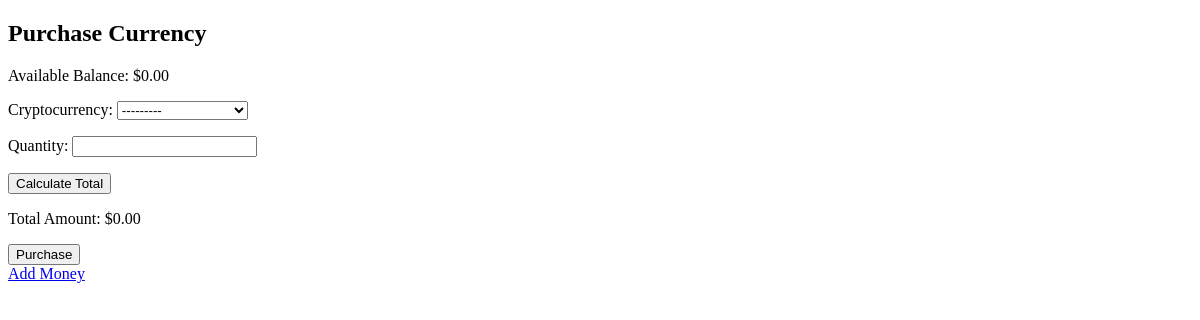
The page /purchase_currency/ (signed in) on the database as committed earlier.
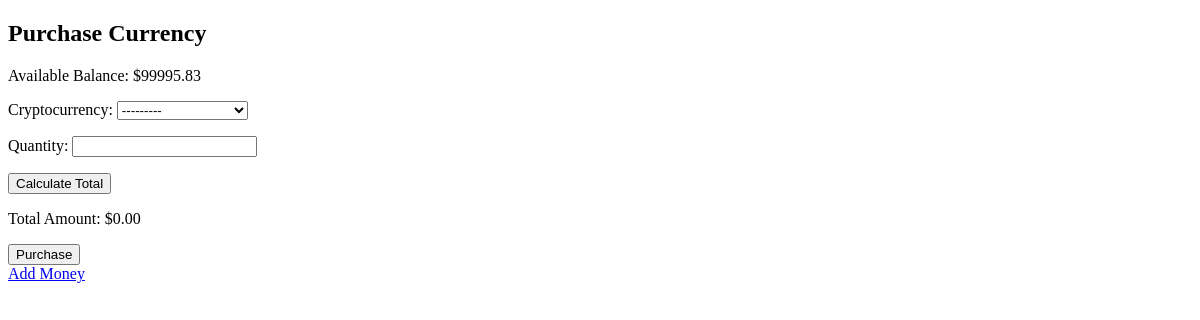
The same page on the database as committed later.
### CryptoCrackers/models.py (models this page shows, shortened)
class Wallet(models.Model):
    user = models.OneToOneField(UserDetails, on_delete=models.CASCADE)
    balance = models.DecimalField(max_digits=10, decimal_places=2, default=0)

### CryptoCrackers/views.py (the view)
# urls.py: path('purchase_currency/', views.purchase_currency, name='purchase_currency'),
def purchase_currency(request):
    user_id = request.session.get('_user_id')
    if not user_id:
        return redirect('/login/')
    user_wallet, created = Wallet.objects.get_or_create(user_id=user_id)
    if request.method == 'POST':
        form = PurchaseForm(user_id, request.POST)
        if form.is_valid():
            cryptocurrency = form.cleaned_data['cryptocurrency']
            quantity = form.cleaned_data['quantity']
            total_amount = cryptocurrency.current_price_cad * quantity
            print("total amt; ",total_amount)
            print("userBalance: ",user_wallet.balance)
            if user_wallet.balance >= total_amount:
                user_wallet.balance -= total_amount
                Purchase.objects.create(
                    user_id=user_id,
                    cryptocurrency=cryptocurrency,
                    quantity=quantity,
                    total_amount=total_amount,
                )
                user = UserDetails.objects.get(id=user_id)
                cryptocurrencies = user.cryptocurrencies
                if cryptocurrency.name in cryptocurrencies:
                    cryptocurrencies[cryptocurrency.name] += int(quantity)
                else:
                    cryptocurrencies[cryptocurrency.name] = int(quantity)
                user.cryptocurrencies = cryptocurrencies
                user_wallet.save()
                user.save()
                print("successfull")
                return JsonResponse({'success': True})
            else:
                print("failed")
                return JsonResponse({'success': False})
    else:
        form = PurchaseForm(user_id)
        crypto_choices = [{'id': crypto.id, 'name': crypto.name, 'price': str(crypto.current_price_cad)} for crypto in
                          CryptoCurrency.objects.all()]
        crypto_choices_json = json.dumps(crypto_choices, cls=DjangoJSONEncoder)
        return render(request, 'FrontEnd/purchase_currency.html',
                      {'form': form, 'balance': user_wallet.balance, 'crypto_choices_json': crypto_choices_json})

### CryptoCrackers/forms.py (shortened to what this page needs)
class PurchaseForm(forms.ModelForm):
    class Meta:
        model = Purchase
        fields = ['cryptocurrency', 'quantity']
        widgets = {
            'cryptocurrency': forms.Select(attrs={'id': 'id_cryptocurrency'}),
            'quantity': forms.TextInput(attrs={'id': 'id_quantity'}),
        }
    def __init__(self, user_id, *args, **kwargs):
        super().__init__(*args, **kwargs)
        self.fields['cryptocurrency'].queryset = CryptoCurrency.objects.all()
        self.user_id = user_id

### CryptoCrackers/models.py (called while the page is built)
    def __str__(self):
        return self.name

### templates/FrontEnd/purchase_currency.html (shortened to what this page needs)
<!DOCTYPE html>
<html lang="en">
<head>
</head>
<body>
  <h2>Purchase Currency</h2>
  <p>Available Balance: ${{ balance }}</p>
  <form method="post" id="purchaseForm">
    {{ form.as_p }}
    <button type="button" onclick="calculateTotal()">Calculate Total</button>
    <p>Total Amount: $<span id="totalAmount">0.00</span></p>
    <input type="submit" value="Purchase">
  </form>
  <a href="{% url 'CryptoCrackers:add_money' %}">Add Money</a>
</body>
</html>

Rows that differ between the two databases and show on the page:
changed Wallet: balance "0.00" → "99995.83"
